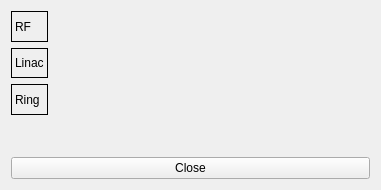
<?xml version="1.0" encoding="UTF-8"?>
<ui version="4.0">
 <class>Form</class>
 <widget class="QWidget" name="Form">
  <property name="geometry">
   <rect>
    <x>0</x>
    <y>0</y>
    <width>381</width>
    <height>190</height>
   </rect>
  </property>
  <property name="windowTitle">
   <string>Form</string>
  </property>
  <layout class="QVBoxLayout" name="verticalLayout_2">
   <item>
    <layout class="QGridLayout" name="gridLayout">
     <item row="1" column="1">
      <widget class="TaurusLed" name="taurusLed"/>
     </item>
     <item row="1" column="5">
      <widget class="TaurusLed" name="taurusLed_5"/>
     </item>
     <item row="1" column="3">
      <widget class="TaurusLed" name="taurusLed_3"/>
     </item>
     <item row="1" column="4">
      <widget class="TaurusLed" name="taurusLed_4"/>
     </item>
     <item row="2" column="8">
      <widget class="TaurusLed" name="taurusLed_16"/>
     </item>
     <item row="1" column="2">
      <widget class="TaurusLed" name="taurusLed_2"/>
     </item>
     <item row="1" column="0">
      <widget class="QLabel" name="label_2">
       <property name="frameShape">
        <enum>QFrame::Box</enum>
       </property>
       <property name="text">
        <string>Linac</string>
       </property>
      </widget>
     </item>
     <item row="1" column="6">
      <widget class="TaurusLed" name="taurusLed_6"/>
     </item>
     <item row="2" column="3">
      <widget class="TaurusLed" name="taurusLed_11"/>
     </item>
     <item row="2" column="2">
      <widget class="TaurusLed" name="taurusLed_10"/>
     </item>
     <item row="0" column="0">
      <widget class="QLabel" name="label">
       <property name="frameShape">
        <enum>QFrame::Panel</enum>
       </property>
       <property name="text">
        <string>RF</string>
       </property>
      </widget>
     </item>
     <item row="1" column="7">
      <widget class="TaurusLed" name="taurusLed_7"/>
     </item>
     <item row="2" column="4">
      <widget class="TaurusLed" name="taurusLed_12"/>
     </item>
     <item row="2" column="7">
      <widget class="TaurusLed" name="taurusLed_15"/>
     </item>
     <item row="2" column="9">
      <widget class="TaurusLed" name="taurusLed_17"/>
     </item>
     <item row="2" column="0">
      <widget class="QLabel" name="label_3">
       <property name="frameShape">
        <enum>QFrame::Box</enum>
       </property>
       <property name="text">
        <string>Ring</string>
       </property>
      </widget>
     </item>
     <item row="2" column="5">
      <widget class="TaurusLed" name="taurusLed_13"/>
     </item>
     <item row="2" column="1">
      <widget class="TaurusLed" name="taurusLed_9"/>
     </item>
     <item row="2" column="6">
      <widget class="TaurusLed" name="taurusLed_14"/>
     </item>
     <item row="1" column="8">
      <widget class="TaurusLed" name="taurusLed_8"/>
     </item>
     <item row="2" column="10">
      <widget class="TaurusLed" name="taurusLed_18"/>
     </item>
     <item row="3" column="1">
      <widget class="TaurusLed" name="taurusLed_19"/>
     </item>
     <item row="3" column="2">
      <widget class="TaurusLed" name="taurusLed_20"/>
     </item>
     <item row="3" column="3">
      <widget class="TaurusLed" name="taurusLed_21"/>
     </item>
     <item row="3" column="4">
      <widget class="TaurusLed" name="taurusLed_22"/>
     </item>
     <item row="3" column="5">
      <widget class="TaurusLed" name="taurusLed_23"/>
     </item>
     <item row="3" column="6">
      <widget class="TaurusLed" name="taurusLed_24"/>
     </item>
     <item row="3" column="7">
      <widget class="TaurusLed" name="taurusLed_25"/>
     </item>
     <item row="3" column="8">
      <widget class="TaurusLed" name="taurusLed_26"/>
     </item>
     <item row="3" column="9">
      <widget class="TaurusLed" name="taurusLed_27"/>
     </item>
    </layout>
   </item>
   <item>
    <widget class="QPushButton" name="pushButton">
     <property name="text">
      <string>Close</string>
     </property>
    </widget>
   </item>
  </layout>
 </widget>
 <customwidgets>
  <customwidget>
   <class>TaurusLed</class>
   <extends>QLed</extends>
   <header>taurus.qt.qtgui.display</header>
  </customwidget>
  <customwidget>
   <class>QLed</class>
   <extends>QPixmapWidget</extends>
   <header>taurus.qt.qtgui.display</header>
  </customwidget>
  <customwidget>
   <class>QPixmapWidget</class>
   <extends>QWidget</extends>
   <header>taurus.qt.qtgui.display</header>
  </customwidget>
 </customwidgets>
 <resources/>
 <connections/>
</ui>
